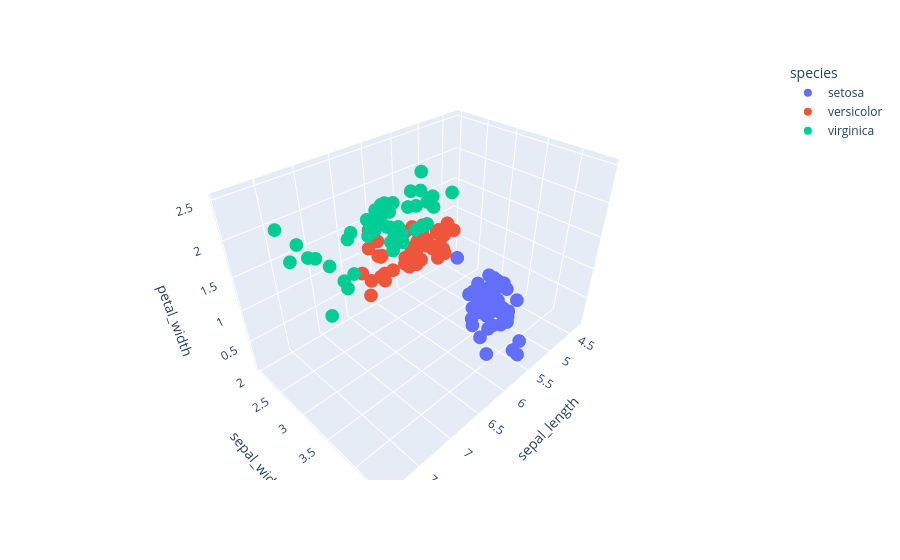

Notebook source saved alongside this figure:
### Code cell
# scatter 3d plot
fig8 = px.scatter_3d(df,x="sepal_length",y="sepal_width",z="petal_width",color="species")
fig8.show()
# save the plot in html
fig8.write_image("./outputs.fig8.png")

### Figure 1 — Plotly figure (JSON) as saved in the notebook; plotly's stock layout.template omitted (floating-point values rounded to 4 significant figures)
{"data": [{"hovertemplate": "species=setosa<br>sepal_length=%{x}<br>sepal_width=%{y}<br>petal_width=%{z}<extra></extra>", "legendgroup": "setosa", "marker": {"color": "#636efa", "symbol": "circle"}, "mode": "markers", "name": "setosa", "scene": "scene", "showlegend": true, "type": "scatter3d", "x": [5.1, 4.9, 4.7, 4.6, 5.0, 5.4, 4.6, 5.0, 4.4, 4.9, 5.4, 4.8, 4.8, 4.3, 5.8, 5.7, 5.4, 5.1, 5.7, 5.1, 5.4, 5.1, 4.6, 5.1, 4.8, 5.0, 5.0, 5.2, 5.2, 4.7, 4.8, 5.4, 5.2, 5.5, 4.9, 5.0, 5.5, 4.9, 4.4, 5.1, 5.0, 4.5, 4.4, 5.0, 5.1, 4.8, 5.1, 4.6, 5.3, 5.0], "y": [3.5, 3.0, 3.2, 3.1, 3.6, 3.9, 3.4, 3.4, 2.9, 3.1, 3.7, 3.4, 3.0, 3.0, 4.0, 4.4, 3.9, 3.5, 3.8, 3.8, 3.4, 3.7, 3.6, 3.3, 3.4, 3.0, 3.4, 3.5, 3.4, 3.2, 3.1, 3.4, 4.1, 4.2, 3.1, 3.2, 3.5, 3.6, 3.0, 3.4, 3.5, 2.3, 3.2, 3.5, 3.8, 3.0, 3.8, 3.2, 3.7, 3.3], "z": [0.2, 0.2, 0.2, 0.2, 0.2, 0.4, 0.3, 0.2, 0.2, 0.1, 0.2, 0.2, 0.1, 0.1, 0.2, 0.4, 0.4, 0.3, 0.3, 0.3, 0.2, 0.4, 0.2, 0.5, 0.2, 0.2, 0.4, 0.2, 0.2, 0.2, 0.2, 0.4, 0.1, 0.2, 0.2, 0.2, 0.2, 0.1, 0.2, 0.2, 0.3, 0.3, 0.2, 0.6, 0.4, 0.3, 0.2, 0.2, 0.2, 0.2]}, {"hovertemplate": "species=versicolor<br>sepal_length=%{x}<br>sepal_width=%{y}<br>petal_width=%{z}<extra></extra>", "legendgroup": "versicolor", "marker": {"color": "#EF553B", "symbol": "circle"}, "mode": "markers", "name": "versicolor", "scene": "scene", "showlegend": true, "type": "scatter3d", "x": [7.0, 6.4, 6.9, 5.5, 6.5, 5.7, 6.3, 4.9, 6.6, 5.2, 5.0, 5.9, 6.0, 6.1, 5.6, 6.7, 5.6, 5.8, 6.2, 5.6, 5.9, 6.1, 6.3, 6.1, 6.4, 6.6, 6.8, 6.7, 6.0, 5.7, 5.5, 5.5, 5.8, 6.0, 5.4, 6.0, 6.7, 6.3, 5.6, 5.5, 5.5, 6.1, 5.8, 5.0, 5.6, 5.7, 5.7, 6.2, 5.1, 5.7], "y": [3.2, 3.2, 3.1, 2.3, 2.8, 2.8, 3.3, 2.4, 2.9, 2.7, 2.0, 3.0, 2.2, 2.9, 2.9, 3.1, 3.0, 2.7, 2.2, 2.5, 3.2, 2.8, 2.5, 2.8, 2.9, 3.0, 2.8, 3.0, 2.9, 2.6, 2.4, 2.4, 2.7, 2.7, 3.0, 3.4, 3.1, 2.3, 3.0, 2.5, 2.6, 3.0, 2.6, 2.3, 2.7, 3.0, 2.9, 2.9, 2.5, 2.8], "z": [1.4, 1.5, 1.5, 1.3, 1.5, 1.3, 1.6, 1.0, 1.3, 1.4, 1.0, 1.5, 1.0, 1.4, 1.3, 1.4, 1.5, 1.0, 1.5, 1.1, 1.8, 1.3, 1.5, 1.2, 1.3, 1.4, 1.4, 1.7, 1.5, 1.0, 1.1, 1.0, 1.2, 1.6, 1.5, 1.6, 1.5, 1.3, 1.3, 1.3, 1.2, 1.4, 1.2, 1.0, 1.3, 1.2, 1.3, 1.3, 1.1, 1.3]}, {"hovertemplate": "species=virginica<br>sepal_length=%{x}<br>sepal_width=%{y}<br>petal_width=%{z}<extra></extra>", "legendgroup": "virginica", "marker": {"color": "#00cc96", "symbol": "circle"}, "mode": "markers", "name": "virginica", "scene": "scene", "showlegend": true, "type": "scatter3d", "x": [6.3, 5.8, 7.1, 6.3, 6.5, 7.6, 4.9, 7.3, 6.7, 7.2, 6.5, 6.4, 6.8, 5.7, 5.8, 6.4, 6.5, 7.7, 7.7, 6.0, 6.9, 5.6, 7.7, 6.3, 6.7, 7.2, 6.2, 6.1, 6.4, 7.2, 7.4, 7.9, 6.4, 6.3, 6.1, 7.7, 6.3, 6.4, 6.0, 6.9, 6.7, 6.9, 5.8, 6.8, 6.7, 6.7, 6.3, 6.5, 6.2, 5.9], "y": [3.3, 2.7, 3.0, 2.9, 3.0, 3.0, 2.5, 2.9, 2.5, 3.6, 3.2, 2.7, 3.0, 2.5, 2.8, 3.2, 3.0, 3.8, 2.6, 2.2, 3.2, 2.8, 2.8, 2.7, 3.3, 3.2, 2.8, 3.0, 2.8, 3.0, 2.8, 3.8, 2.8, 2.8, 2.6, 3.0, 3.4, 3.1, 3.0, 3.1, 3.1, 3.1, 2.7, 3.2, 3.3, 3.0, 2.5, 3.0, 3.4, 3.0], "z": [2.5, 1.9, 2.1, 1.8, 2.2, 2.1, 1.7, 1.8, 1.8, 2.5, 2.0, 1.9, 2.1, 2.0, 2.4, 2.3, 1.8, 2.2, 2.3, 1.5, 2.3, 2.0, 2.0, 1.8, 2.1, 1.8, 1.8, 1.8, 2.1, 1.6, 1.9, 2.0, 2.2, 1.5, 1.4, 2.3, 2.4, 1.8, 1.8, 2.1, 2.4, 2.3, 1.9, 2.3, 2.5, 2.3, 1.9, 2.0, 2.3, 1.8]}], "layout": {"legend": {"title": {"text": "species"}, "tracegroupgap": 0}, "margin": {"t": 60}, "scene": {"domain": {"x": [0, 1], "y": [0, 1]}, "xaxis": {"title": {"text": "sepal_length"}}, "yaxis": {"title": {"text": "sepal_width"}}, "zaxis": {"title": {"text": "petal_width"}}}}}
